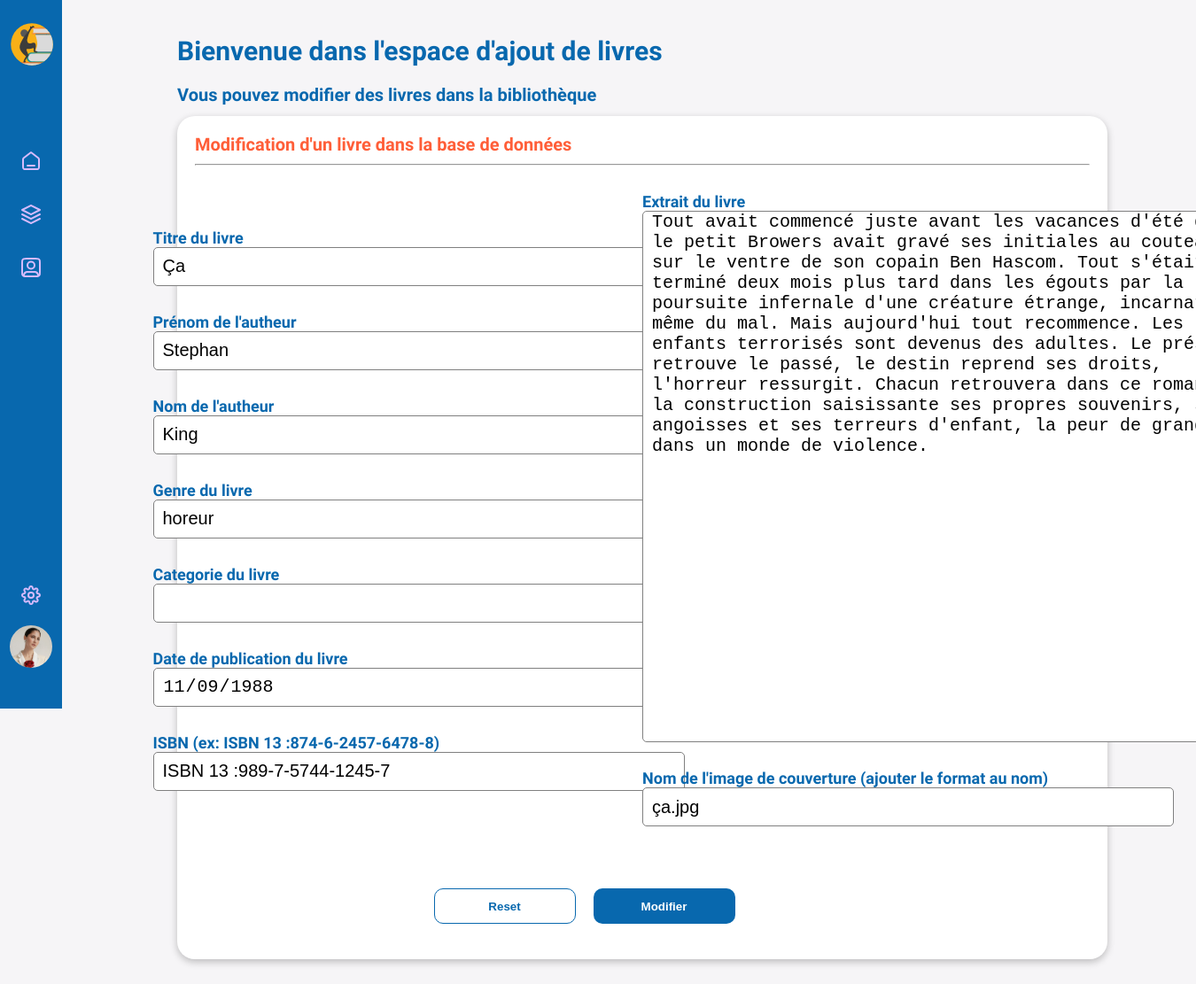
Page /admin/edit-book.php?id=7 (signed in) on the committed database.
### tables this page shows
CREATE TABLE IF NOT EXISTS `work` (
  `id_work` int NOT NULL AUTO_INCREMENT,
  `title` varchar(200) DEFAULT NULL,
  `pict` varchar(100) DEFAULT NULL,
  `extract` text,
  `new` tinyint(1) DEFAULT NULL,
  `published_at` date DEFAULT NULL,
  `ISBN` varchar(50) DEFAULT NULL,
  PRIMARY KEY (`id_work`) USING BTREE
);

### admin/edit-book.php (the view, shortened to what this page needs)
<?php
require_once '../connexion.php';
include_once '../admin/header-main.php';
?>
<section id="dashboard-page-book-edit" class="row-limit-size-db">
    <div class="container-dashboard-base">
        <h1 class="h1-dashboard">Bienvenue dans l'espace d'ajout de livres</h1>
        <h2 class="h2-dashboard">Vous pouvez modifier des livres dans la bibliothèque</h2>
        <div id="box-edit-book-info" class="box-dashboard">
            <h3 class="h3-dashboard">Modification d'un livre dans la base de données</h3>
            <hr>
            <?php
            $id = $_GET['id'];
            $req_book = $db->prepare("SELECT DISTINCT `id_work`,`title`,`pict`,`extract`, `published_at`, `ISBN`,`author`.`lastname`, `author`.`firstname`, `genre`.`name`FROM `work`
                INNER JOIN `work_genre`
                ON `work`.`id_work` = `work_genre`.`work_id`
                INNER JOIN `genre`
                ON `work_genre`.`genre_id` =`genre`.`id_genre`
                INNER JOIN `work_author`
                ON `work_author`.`work_id` = `work`.`id_work`
                INNER JOIN `author`
                ON `work_author`.`author_id` = `author`.`id_author`
                WHERE `id_work` = :id");
            $req_book->bindParam('id', $id, PDO::PARAM_INT);
            $req_book->execute();
            $book = $req_book->fetch(PDO::FETCH_ASSOC);
            ?>
            <form action="#" id="form-book-edit">
                <div id="form-book-edit-left">
                    <div class="add-form-template-label-input">
                        <label for="work-title-edit" class="label-form-add-book">Titre du livre</label>
                        <input type="text" name="work-title" id="work-title-edit" class="input-form-add-book" value="<?= $book['title'] ?>" />
                    </div>
                    <div class="add-form-template-label-input">
                        <label for="author-firstname-edit" class="label-form-add-book">Prénom de l'autheur</label>
                        <input type="text" name="author-firstname-edit" id="author-firstname-edit" class="input-form-add-book" value="<?= $book['firstname'] ?>" />
                    </div>
                    <div class="add-form-template-label-input">
                        <label for="author-lastname-edit" class="label-form-add-book">Nom de l'autheur</label>
                        <input type="text" name="author-lastname-edit" id="author-lastname-edit" class="input-form-add-book" value="<?= $book['lastname'] ?>" />
                    </div>
                    <div class="add-form-template-label-input">
                        <label for="work-genre-edit" class="label-form-add-book">Genre du livre</label>
                        <input type="text" name="work-genre-edit" id="work-genre-edit" class="input-form-add-book" value="<?= $book['name'] ?>" />
                    </div>
                    <div class="add-form-template-label-input">
                        <label for="work-category-edit" class="label-form-add-book">Categorie du livre</label>
                        <input type="text" name="work-category" id="work-category-edit" class="input-form-add-book" />
                    </div>
                    <div class="add-form-template-label-input">
                        <label for="work-publish-date-edit" class="label-form-add-book">Date de publication du livre</label>
                        <input type="date" name="work-publish-date-edit" id="work-publish-date-edit" class="input-form-add-book" value="<?= $book['published_at'] ?>" />
                    </div>
                    <div class="add-form-template-label-input">
                        <label for="work-ISBN-edit" class="label-form-add-book">ISBN (ex: ISBN 13 :874-6-2457-6478-8) </label>
                        <input type="text" name="work-ISBN-edit" id="work-ISBN-edit" class="input-form-add-book" value="<?= $book['ISBN'] ?>" />
                    </div>
                </div>
                <div id="form-book-edit-right">
                    <label for="work-extract-edit" class="label-form-add-book">Extrait du livre</label>
                    <textarea name="work-extract-edit" id="work-extract-edit"><?= $book['extract'] ?></textarea>
                    <label for="work-pict-edit" class="label-form-add-book">Nom de l'image de couverture (ajouter le format au nom)</label>
                    <input type="text" name="work-pict-edit" id="work-pict-edit" class="input-form-add-book" value="<?= $book['pict'] ?>" />
                </div>
                <div id="group-btn-form-edit-commun">
                    <button type="reset" id="btn-reset-form-add-book">Reset</button>
                    <button type="submit" id="btn-submit-form-add-book">Modifier</button>
                </div>
            </form>
        </div>
    </div>
</section>
</main>
</body>
</html>

### css/style-admin.css (style rules this page uses)
.row-limit-size-db { padding-top: 40px; padding-left: 100px; padding: 40px 100px; }
body { background: #f6f5f7; font-family: "Hind Madurai", sans-serif; }
h1.h1-dashboard { font-size: 20px; text-align: inherit; color: #0868ae; margin-bottom: 6px; }
@media screen and (min-width: 950px) { h1.h1-dashboard { font-size: 30px; margin-bottom: 20px; } }
h2.h2-dashboard { font-size: 14px; text-align: inherit; color: #0868ae; margin-bottom: 6px; }
@media screen and (min-width: 950px) { h2.h2-dashboard { font-size: 20px; margin-bottom: 12px; } }
h3.h3-dashboard { font-size: 12px; text-align: inherit; color: #ff5e38; margin-bottom: 6px; }
@media screen and (min-width: 950px) { h3.h3-dashboard { font-size: 20px; } }
div.container-dashboard-base .box-dashboard { width: 100%; height: -moz-fit-content; height: fit-content; background-color: #fff; border-radius: 20px; padding: 20px; margin-bottom: 30px; box-shadow: rgba(0, 0, 0, 0.24) 0px 3px 8px; }
div.container-dashboard-base .box-dashboard hr { width: 100%; margin: 10px auto; }
section#dashboard-page-book-edit form#form-book-edit { display: flex; flex-wrap: wrap; width: 100%; padding-top: 20px; padding-bottom: 20px; }
section#dashboard-page-book-edit form#form-book-edit .label-form-add-book { display: block; font-size: 18px; margin-right: 20px; color: #0868ae; font-weight: bold; }
section#dashboard-page-book-edit form#form-book-edit .input-form-add-book { width: 600px; height: 44px; font-size: 20px; border-radius: 5px; padding-left: 10px; border: 1px solid gray; margin-bottom: 30px; }
section#dashboard-page-book-edit form#form-book-edit div#form-book-edit-left { display: flex; flex-direction: column; justify-content: center; align-items: center; width: 50%; }
section#dashboard-page-book-edit form#form-book-edit div#form-book-edit-left div.add-form-template-label-input .label-form-add-book { font-size: 18px; margin-right: 20px; }
section#dashboard-page-book-edit form#form-book-edit div#form-book-edit-right { display: flex; flex-direction: column; justify-content: center; width: 50%; }
section#dashboard-page-book-edit form#form-book-edit div#form-book-edit-right textarea#work-extract-edit { width: 690px; height: 600px; font-size: 20px; text-align: start; border-radius: 5px; padding-left: 10px; border: 1px solid gray; margin-bottom: 30px; }
section#dashboard-page-book-edit form#form-book-edit div#group-btn-form-edit-commun { width: 100%; display: flex; justify-content: center; margin-top: 40px; margin-right: 111px; }
section#dashboard-page-book-edit form#form-book-edit div#group-btn-form-edit-commun #btn-reset-form-add-book { width: 160px; height: 40px; font-weight: bold; border-radius: 10px; background-color: transparent; border: 1px solid #0868ae; color: #0868ae; margin-right: 30px; margin-right: 20px; }
section#dashboard-page-book-edit form#form-book-edit div#group-btn-form-edit-commun #btn-submit-form-add-book { width: 160px; height: 40px; font-weight: bold; border-radius: 10px; background-color: #0868ae; border: #0868ae; color: #fff; margin-right: 30px; margin-right: 20px; }

### rows in the picture
work: work-title "Ça", work-publish-date-edit "11/09/1988", work-ISBN-edit "ISBN 13 :989-7-5744-1245-7", work-extract-edit "Tout avait commencé juste avant les vacances d'été quand le petit Browers avait gravé ses initiales au couteau sur le ventre de son copain Ben Hascom. Tout s'était terminé deux mois plus tard dans les égouts par la poursuite infernale d'une créature étrange, incarnation même du mal. Mais aujourd'hui tout recommence. Les enfants terrorisés sont devenus des adultes. Le présent retrouve le passé, le destin reprend ses droits, l'horreur ressurgit. Chacun retrouvera dans ce roman à la construction saisissante ses propres souvenirs, ses angoisses et ses terreurs d'enfant, la peur de grandir dans un monde de violence.", work-pict-edit "ça.jpg"
